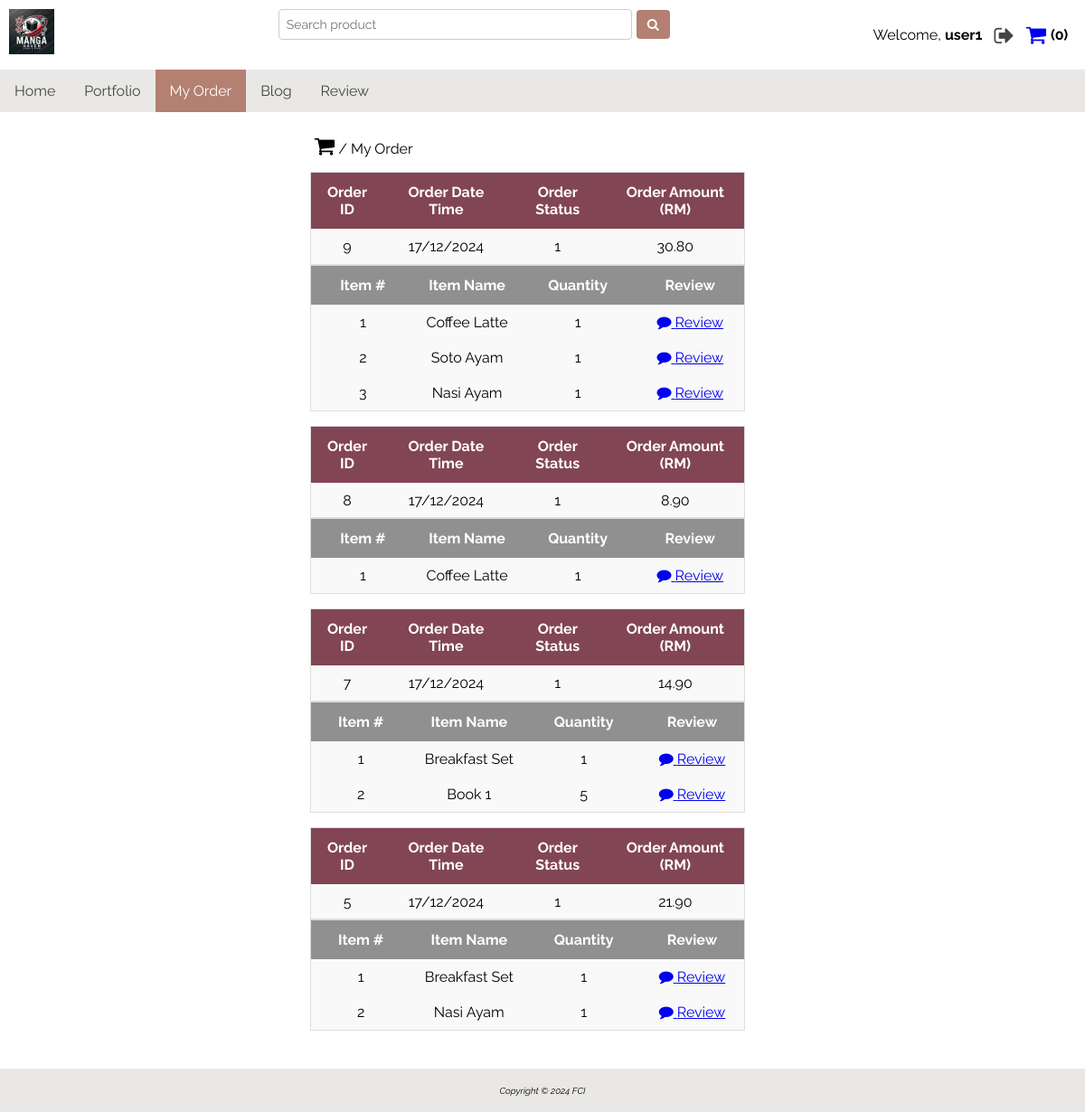
Screenshot of /my_order.php (signed in) with the database file from the repository.
### tables this page shows
CREATE TABLE `reservation` (
  `reservationID` int(11) NOT NULL,
  `userID` int(11) NOT NULL,
  `orderAmt` decimal(8,2) NOT NULL,
  `reservationDate` date NOT NULL DEFAULT current_timestamp(),
  `status` int(2) NOT NULL
);

CREATE TABLE `reservation_detail` (
  `lineID` int(11) NOT NULL,
  `reservationID` int(11) NOT NULL,
  `productID` int(11) NOT NULL,
  `orderQuantity` int(11) NOT NULL
);

CREATE TABLE `product` (
  `productID` int(11) NOT NULL,
  `productName` varchar(100) NOT NULL,
  `productImg` varchar(100) NOT NULL,
  `categoryID` int(11) NOT NULL,
  `productQty` int(11) NOT NULL,
  `productPrice` decimal(8,2) NOT NULL
);

### my_order.php (the view, shortened to what this page needs)
<?php
include("config/config.php");
?>
<!DOCTYPE html>
<html lang="en">
<head>
	<link rel="stylesheet" href="css/newstyle.css">
	<link rel="stylesheet" href="https://cdnjs.cloudflare.com/ajax/libs/font-awesome/4.7.0/css/font-awesome.min.css">
</head>
<body>
	<?php
	include("includes/userNav.php");
	?>
	<div class="container">
		<?php
		include("includes/topNav.php");
		if (!isset($_SESSION["UID"])) {
			echo '<script>
					document.addEventListener("DOMContentLoaded", function() {
						openLoginPopup();
					});
				</script>';
			exit;
		} else {
			$userID = $_SESSION["UID"];
		}
		?>
		<div class="section">
			<p style="margin: 15px;"><i class="fa fa-shopping-cart" style="font-size:24px"></i> / My Order</p>
			<?php
			$sql = "SELECT * FROM reservation WHERE userID = '$userID' ORDER BY reservationID DESC";
			$result1 = mysqli_query($conn, $sql);
			if (mysqli_num_rows($result1) > 0) {
				while ($row1 = mysqli_fetch_assoc($result1)) {
			?>
					<table cellpadding="10" cellspacing="1" id="blogtable" width="100%" style="margin: 0 10px 0 10px;">
						<tr>
							<th style="padding-top: 12px; padding-bottom: 12px; text-align: center; background-color: #824554; color: white;">Order ID</th>
							<th style="padding-top: 12px; padding-bottom: 12px; text-align: center; background-color: #824554; color: white;">Order Date Time</th>
							<th style="padding-top: 12px; padding-bottom: 12px; text-align: center; background-color: #824554; color: white;">Order Status</th>
							<th style="padding-top: 12px; padding-bottom: 12px; text-align: center; background-color: #824554; color: white;">Order Amount (RM)</th>
						</tr>
						<tr>
							<td style="text-align:center;"><?php echo $row1["reservationID"]; ?></td>
							<td style="text-align:center;"><?php echo date("d/m/Y", strtotime($row1["reservationDate"])); ?></td>
							<td style="text-align:center;"><?php echo $row1["status"]; ?></td>
							<td style="text-align:center;"><?php echo number_format($row1["orderAmt"], 2); ?></td>
						</tr>
					</table>
					<?php
					$sql2 = "SELECT p.productID, p.productName, rd.orderQuantity
	FROM reservation_detail rd, product p WHERE
	rd.productID = p.productID AND rd.reservationID = '" . $row1["reservationID"] . "'";
					$result2 = mysqli_query($conn, $sql2);
					if (mysqli_num_rows($result2) > 0) {
						$itemNum = 0;
					?>
						<table cellpadding="10" cellspacing="1" id="blogtable" width="100%" style="margin: 0 10px 0 10px;">
							<tbody>
								<tr>
									<th style="padding-top: 12px; padding-bottom: 12px; text-align: center; background-color: #909090; color: white;" width="15%">Item #</th>
									<th style="padding-top: 12px; padding-bottom: 12px; text-align: center; background-color: #909090; color: white;" width="15%">Item Name</th>
									<th style="padding-top: 12px; padding-bottom: 12px; text-align: center; background-color: #909090; color: white;" width="15%">Quantity</th>
									<th style="padding-top: 12px; padding-bottom: 12px; text-align: center; background-color: #909090; color: white;" width="15%">Review</th>
								</tr>
								<?php
								while ($row2 = mysqli_fetch_assoc($result2)) {
									$itemNum++;
									$query = "SELECT reviewID FROM review WHERE reservationID = '" . $row1["reservationID"] . "' AND productID ='" . $row2["productID"] . "'";
									$review = mysqli_query($conn, $query);
									if (mysqli_num_rows($review) > 0) {
										$reviewFlag = "Y";
									} else {
										$reviewFlag = "N";
									}
								?>
									<tr>
										<td id="#carttable td" style="text-align:center;"><?php echo $itemNum ?></td>
										<td id="#carttable td" style="text-align:center;"><?php echo $row2["productName"]; ?></td>
										<td id="#carttable td" style="text-align:center;"><?php echo $row2["orderQuantity"]; ?></td>
										<td id="#carttable td" style="text-align:center;">
											<?php
											if ($reviewFlag == "Y") {
												echo '<i class="fa fa-check-circle-o"></i> Done';
											} else {
												echo '<a href="review.php?productID=' . $row2["productID"] . '&rd-id=' . $row1["reservationID"] . '&productName=' . $row2["productName"] . '">' . '<i class="fa fa-comment"></i> Review</a>';
											}
											?>
										</td>
									</tr>
						<?php
								}
								echo "</tbody></table>";
							}
						}
					}
					else {
						?>
						<p style="margin: 15px;">Your Order is Empty</p>
					<?php
					}
					?>
		</div>
	</div>
	<footer class="footer">
		<p><small><i>Copyright &copy; 2024 FCI</i></small></p>
	</footer>
</body>
</html>

### includes/usernav.php
<div class="usernav">
    <div class="logo-container">
        <a href="<?php echo BASE_URL; ?>">
            <img src="<?php echo BASE_URL; ?>img/logo_manga.png" alt="Logo" class="logo">
        </a>
    </div>
    <div class="search-container">
        <form action="<?php echo BASE_URL; ?>search.php" method="post">
            <input type="search" placeholder="Search product" name="search_text" size="50" required>
            <button type="submit"><i class="fa fa-search"></i></button>
        </form>
    </div>
    <div class="user-links">
        <?php if (isset($_SESSION["UID"])) { ?>
            <span>Welcome, <b><?php echo $_SESSION["userName"]; ?></b></span>
            <a href="<?php echo BASE_URL; ?>userAuth/logout.php" class="cart-button" title="Logout">
                <i class="fa fa-sign-out" style="font-size:24px;" alt="Logout"></i>
            </a>
        <?php } else { ?>
            <a href="javascript:void(0);" onclick="openLoginPopup()" class="cart-button">
                <i class="fa fa-sign-in" style="font-size:24px;" title="Login"></i>
            </a>
        <?php } ?>
        <?php
        echo '<a href="cart_action.php" title="My Cart"><i class="fa fa-shopping-cart" style="font-size:24px"></i></a> ';
        if (isset($_SESSION["cart_item"])) {
            $countItem = count($_SESSION["cart_item"]);
            echo "<b>($countItem)</b>&nbsp;</p>";
        } else {
            echo "<b>(0)&nbsp;</b></p>";
        } ?>
    </div>
</div>

### includes/topnav.php (shortened to what this page needs)
<nav class="topnav" id="myTopnav">
    <a href="index.php">Home</a>
    <a href="portfolio.php">Portfolio</a>
    <a href="my_order.php">My Order</a>
    <a href="blog.php">Blog</a>
    <a href="review.php">Review</a>
</nav>

### css/newstyle.css (style rules this page uses)
* { box-sizing: border-box; }
html, body { height: 100%; margin: 0; display: flex; flex-direction: column; font-family: "Raleway", sans-serif; background-color: #ffffff; }
.container { flex: 1; display: flex; flex-direction: column; }
table { width: 90%; max-width: 800px; margin: 0 auto; border-collapse: collapse; text-align: center; padding: 20px; background-color: #f9f9f9; border: 1px solid #ddd; border-radius: 8px; }
#blogtable { max-width: 800px; margin: 0 auto; border-collapse: collapse; text-align: left; padding: 20px; background-color: #f9f9f9; border: 1px solid #ddd; border-radius: 8px; }
.topnav { overflow: hidden; color: #444444; background-color: #e9e8e6; margin-top: 0; }
.topnav a { float: left; display: block; color: #444444; text-align: center; padding: 14px 16px; text-decoration: none; }
.topnav a.active { background-color: #b38072; color: white; }
.footer { background-color: #e9e8e6; color: black; text-align: center; font-size: 12px; padding: 5px; margin-top: auto; }
input, textarea, select, select option, button { font-family: "Raleway", sans-serif; }
.section { padding: 10px; margin: auto; }
.usernav { display: flex; flex-direction: row; font-size: 30px; text-align: center; }
.logo-container { padding: 10px; flex: 10%; text-align: left; }
.search-container { padding: 10px; flex: 40%; }
.user-links { padding: 10px; flex: 0 0 auto; display: flex; justify-content: flex-end; align-items: center; gap: 5px; font-size: 16px; }
.logo { max-height: 50px; width: auto; }
.search-container form { display: flex; align-items: center; gap: 5px; }
.search-container input { padding: 8px; border: 1px solid #ccc; border-radius: 4px; font-size: 14px; }
.search-container button { padding: 8px 12px; border: none; background-color: #b38072; color: white; cursor: pointer; font-size: 14px; border-radius: 4px; }
.cart-button { text-decoration: none; color: #444444; display: inline-flex; align-items: center; padding: 8px; border-radius: 4px; }

### rows the page displays
reservation: reservationID "9", reservationDate "17/12/2024", status "1", orderAmt "30.80"
reservation_detail: productID.productName "Coffee Latte", orderQuantity "1"
reservation_detail: productID.productName "Soto Ayam", orderQuantity "1"
reservation_detail: productID.productName "Nasi Ayam", orderQuantity "1"
reservation: reservationID "8", reservationDate "17/12/2024", status "1", orderAmt "8.90"
reservation_detail: productID.productName "Coffee Latte", orderQuantity "1"
reservation: reservationID "7", reservationDate "17/12/2024", status "1", orderAmt "14.90"
reservation_detail: productID.productName "Breakfast Set", orderQuantity "1"
reservation_detail: productID.productName "Book 1", orderQuantity "5"
reservation: reservationID "5", reservationDate "17/12/2024", status "1", orderAmt "21.90"
reservation_detail: productID.productName "Breakfast Set", orderQuantity "1"
reservation_detail: productID.productName "Nasi Ayam", orderQuantity "1"

### other values shown
$_SESSION["userName"] "user1"
